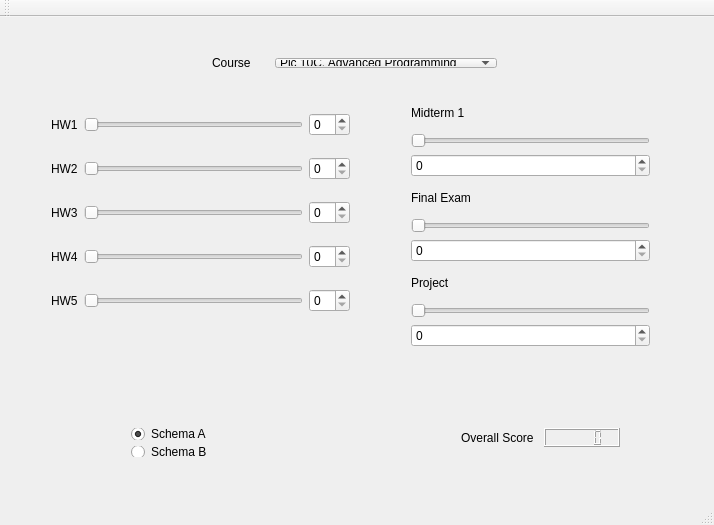
<?xml version="1.0" encoding="UTF-8"?>
<ui version="4.0">
 <class>GradeCalculator</class>
 <widget class="QMainWindow" name="GradeCalculator">
  <property name="geometry">
   <rect>
    <x>0</x>
    <y>0</y>
    <width>714</width>
    <height>525</height>
   </rect>
  </property>
  <property name="windowTitle">
   <string>GradeCalculator</string>
  </property>
  <widget class="QWidget" name="centralWidget">
   <widget class="QWidget" name="layoutWidget">
    <property name="geometry">
     <rect>
      <x>450</x>
      <y>400</y>
      <width>181</width>
      <height>41</height>
     </rect>
    </property>
    <layout class="QHBoxLayout" name="horizontalLayout_6">
     <item>
      <widget class="QLabel" name="label_result">
       <property name="text">
        <string>Overall Score</string>
       </property>
      </widget>
     </item>
     <item>
      <widget class="QLCDNumber" name="lcdNumber"/>
     </item>
    </layout>
   </widget>
   <widget class="QStackedWidget" name="stackedWidget">
    <property name="geometry">
     <rect>
      <x>20</x>
      <y>40</y>
      <width>671</width>
      <height>351</height>
     </rect>
    </property>
    <property name="currentIndex">
     <number>0</number>
    </property>
    <widget class="QWidget" name="page_3">
     <widget class="QWidget" name="layoutWidget_2">
      <property name="geometry">
       <rect>
        <x>380</x>
        <y>30</y>
        <width>261</width>
        <height>271</height>
       </rect>
      </property>
      <layout class="QVBoxLayout" name="verticalLayout_8">
       <item>
        <layout class="QVBoxLayout" name="verticalLayout_3">
         <item>
          <widget class="QLabel" name="label_6">
           <property name="text">
            <string>Midterm 1</string>
           </property>
          </widget>
         </item>
         <item>
          <layout class="QVBoxLayout" name="verticalLayout_2">
           <item>
            <layout class="QHBoxLayout" name="horizontalLayout_7">
             <item>
              <widget class="QSlider" name="horizontalSlider_6">
               <property name="maximum">
                <number>100</number>
               </property>
               <property name="orientation">
                <enum>Qt::Horizontal</enum>
               </property>
              </widget>
             </item>
            </layout>
           </item>
           <item>
            <widget class="QSpinBox" name="spinBox_6">
             <property name="maximum">
              <number>100</number>
             </property>
            </widget>
           </item>
          </layout>
         </item>
        </layout>
       </item>
       <item>
        <layout class="QVBoxLayout" name="verticalLayout_4">
         <item>
          <widget class="QLabel" name="label_7">
           <property name="text">
            <string>Final Exam</string>
           </property>
          </widget>
         </item>
         <item>
          <layout class="QVBoxLayout" name="verticalLayout_5">
           <item>
            <layout class="QHBoxLayout" name="horizontalLayout_8">
             <item>
              <widget class="QSlider" name="horizontalSlider_7">
               <property name="maximum">
                <number>100</number>
               </property>
               <property name="orientation">
                <enum>Qt::Horizontal</enum>
               </property>
              </widget>
             </item>
            </layout>
           </item>
           <item>
            <widget class="QSpinBox" name="spinBox_7">
             <property name="maximum">
              <number>100</number>
             </property>
            </widget>
           </item>
          </layout>
         </item>
        </layout>
       </item>
       <item>
        <layout class="QVBoxLayout" name="verticalLayout_6">
         <item>
          <widget class="QLabel" name="label_8">
           <property name="text">
            <string>Project</string>
           </property>
          </widget>
         </item>
         <item>
          <layout class="QVBoxLayout" name="verticalLayout_7">
           <item>
            <layout class="QHBoxLayout" name="horizontalLayout_9">
             <item>
              <widget class="QSlider" name="horizontalSlider_8">
               <property name="maximum">
                <number>100</number>
               </property>
               <property name="orientation">
                <enum>Qt::Horizontal</enum>
               </property>
              </widget>
             </item>
            </layout>
           </item>
           <item>
            <widget class="QSpinBox" name="spinBox_8">
             <property name="maximum">
              <number>100</number>
             </property>
            </widget>
           </item>
          </layout>
         </item>
        </layout>
       </item>
      </layout>
     </widget>
     <widget class="QWidget" name="layoutWidget_3">
      <property name="geometry">
       <rect>
        <x>20</x>
        <y>30</y>
        <width>321</width>
        <height>251</height>
       </rect>
      </property>
      <layout class="QVBoxLayout" name="verticalLayout">
       <item>
        <layout class="QHBoxLayout" name="horizontalLayout">
         <item>
          <widget class="QLabel" name="label">
           <property name="text">
            <string>HW1</string>
           </property>
          </widget>
         </item>
         <item>
          <widget class="QSlider" name="horizontalSlider">
           <property name="maximum">
            <number>20</number>
           </property>
           <property name="orientation">
            <enum>Qt::Horizontal</enum>
           </property>
          </widget>
         </item>
         <item>
          <widget class="QSpinBox" name="spinBox">
           <property name="maximum">
            <number>20</number>
           </property>
          </widget>
         </item>
        </layout>
       </item>
       <item>
        <layout class="QHBoxLayout" name="horizontalLayout_2">
         <item>
          <widget class="QLabel" name="label_2">
           <property name="text">
            <string>HW2</string>
           </property>
          </widget>
         </item>
         <item>
          <widget class="QSlider" name="horizontalSlider_2">
           <property name="maximum">
            <number>20</number>
           </property>
           <property name="orientation">
            <enum>Qt::Horizontal</enum>
           </property>
          </widget>
         </item>
         <item>
          <widget class="QSpinBox" name="spinBox_2">
           <property name="maximum">
            <number>20</number>
           </property>
          </widget>
         </item>
        </layout>
       </item>
       <item>
        <layout class="QHBoxLayout" name="horizontalLayout_3">
         <item>
          <widget class="QLabel" name="label_3">
           <property name="text">
            <string>HW3</string>
           </property>
          </widget>
         </item>
         <item>
          <widget class="QSlider" name="horizontalSlider_3">
           <property name="maximum">
            <number>20</number>
           </property>
           <property name="orientation">
            <enum>Qt::Horizontal</enum>
           </property>
          </widget>
         </item>
         <item>
          <widget class="QSpinBox" name="spinBox_3">
           <property name="maximum">
            <number>20</number>
           </property>
          </widget>
         </item>
        </layout>
       </item>
       <item>
        <layout class="QHBoxLayout" name="horizontalLayout_4">
         <item>
          <widget class="QLabel" name="label_4">
           <property name="text">
            <string>HW4</string>
           </property>
          </widget>
         </item>
         <item>
          <widget class="QSlider" name="horizontalSlider_4">
           <property name="maximum">
            <number>20</number>
           </property>
           <property name="orientation">
            <enum>Qt::Horizontal</enum>
           </property>
          </widget>
         </item>
         <item>
          <widget class="QSpinBox" name="spinBox_4">
           <property name="maximum">
            <number>20</number>
           </property>
          </widget>
         </item>
        </layout>
       </item>
       <item>
        <layout class="QHBoxLayout" name="horizontalLayout_5">
         <item>
          <widget class="QLabel" name="label_5">
           <property name="text">
            <string>HW5</string>
           </property>
          </widget>
         </item>
         <item>
          <widget class="QSlider" name="horizontalSlider_5">
           <property name="maximum">
            <number>20</number>
           </property>
           <property name="orientation">
            <enum>Qt::Horizontal</enum>
           </property>
          </widget>
         </item>
         <item>
          <widget class="QSpinBox" name="spinBox_5">
           <property name="maximum">
            <number>20</number>
           </property>
          </widget>
         </item>
        </layout>
       </item>
      </layout>
     </widget>
    </widget>
    <widget class="QWidget" name="page_4">
     <widget class="QWidget" name="layoutWidget_4">
      <property name="geometry">
       <rect>
        <x>380</x>
        <y>30</y>
        <width>261</width>
        <height>271</height>
       </rect>
      </property>
      <layout class="QVBoxLayout" name="verticalLayout_33">
       <item>
        <layout class="QVBoxLayout" name="verticalLayout_34">
         <item>
          <widget class="QLabel" name="label_33">
           <property name="text">
            <string>Midterm 1</string>
           </property>
          </widget>
         </item>
         <item>
          <layout class="QVBoxLayout" name="verticalLayout_35">
           <item>
            <layout class="QHBoxLayout" name="horizontalLayout_35">
             <item>
              <widget class="QSlider" name="horizontalSlider_33">
               <property name="maximum">
                <number>100</number>
               </property>
               <property name="orientation">
                <enum>Qt::Horizontal</enum>
               </property>
              </widget>
             </item>
            </layout>
           </item>
           <item>
            <widget class="QSpinBox" name="spinBox_33">
             <property name="maximum">
              <number>100</number>
             </property>
            </widget>
           </item>
          </layout>
         </item>
        </layout>
       </item>
       <item>
        <layout class="QVBoxLayout" name="verticalLayout_36">
         <item>
          <widget class="QLabel" name="label_34">
           <property name="text">
            <string>Midterm 2</string>
           </property>
          </widget>
         </item>
         <item>
          <layout class="QVBoxLayout" name="verticalLayout_37">
           <item>
            <layout class="QHBoxLayout" name="horizontalLayout_36">
             <item>
              <widget class="QSlider" name="horizontalSlider_34">
               <property name="maximum">
                <number>100</number>
               </property>
               <property name="orientation">
                <enum>Qt::Horizontal</enum>
               </property>
              </widget>
             </item>
            </layout>
           </item>
           <item>
            <widget class="QSpinBox" name="spinBox_34">
             <property name="maximum">
              <number>100</number>
             </property>
            </widget>
           </item>
          </layout>
         </item>
        </layout>
       </item>
       <item>
        <layout class="QVBoxLayout" name="verticalLayout_38">
         <item>
          <widget class="QLabel" name="label_35">
           <property name="text">
            <string>Final Exam</string>
           </property>
          </widget>
         </item>
         <item>
          <layout class="QVBoxLayout" name="verticalLayout_39">
           <item>
            <layout class="QHBoxLayout" name="horizontalLayout_37">
             <item>
              <widget class="QSlider" name="horizontalSlider_35">
               <property name="maximum">
                <number>100</number>
               </property>
               <property name="orientation">
                <enum>Qt::Horizontal</enum>
               </property>
              </widget>
             </item>
            </layout>
           </item>
           <item>
            <widget class="QSpinBox" name="spinBox_35">
             <property name="maximum">
              <number>100</number>
             </property>
            </widget>
           </item>
          </layout>
         </item>
        </layout>
       </item>
      </layout>
     </widget>
     <widget class="QWidget" name="">
      <property name="geometry">
       <rect>
        <x>20</x>
        <y>30</y>
        <width>321</width>
        <height>331</height>
       </rect>
      </property>
      <layout class="QVBoxLayout" name="verticalLayout_40">
       <item>
        <layout class="QHBoxLayout" name="horizontalLayout_38">
         <item>
          <widget class="QLabel" name="label_36">
           <property name="text">
            <string>HW1</string>
           </property>
          </widget>
         </item>
         <item>
          <widget class="QSlider" name="horizontalSlider_36">
           <property name="maximum">
            <number>20</number>
           </property>
           <property name="orientation">
            <enum>Qt::Horizontal</enum>
           </property>
          </widget>
         </item>
         <item>
          <widget class="QSpinBox" name="spinBox_36">
           <property name="maximum">
            <number>20</number>
           </property>
          </widget>
         </item>
        </layout>
       </item>
       <item>
        <layout class="QHBoxLayout" name="horizontalLayout_39">
         <item>
          <widget class="QLabel" name="label_37">
           <property name="text">
            <string>HW2</string>
           </property>
          </widget>
         </item>
         <item>
          <widget class="QSlider" name="horizontalSlider_37">
           <property name="maximum">
            <number>20</number>
           </property>
           <property name="orientation">
            <enum>Qt::Horizontal</enum>
           </property>
          </widget>
         </item>
         <item>
          <widget class="QSpinBox" name="spinBox_37">
           <property name="maximum">
            <number>20</number>
           </property>
          </widget>
         </item>
        </layout>
       </item>
       <item>
        <layout class="QHBoxLayout" name="horizontalLayout_40">
         <item>
          <widget class="QLabel" name="label_38">
           <property name="text">
            <string>HW3</string>
           </property>
          </widget>
         </item>
         <item>
          <widget class="QSlider" name="horizontalSlider_38">
           <property name="maximum">
            <number>20</number>
           </property>
           <property name="orientation">
            <enum>Qt::Horizontal</enum>
           </property>
          </widget>
         </item>
         <item>
          <widget class="QSpinBox" name="spinBox_38">
           <property name="maximum">
            <number>20</number>
           </property>
          </widget>
         </item>
        </layout>
       </item>
       <item>
        <layout class="QHBoxLayout" name="horizontalLayout_41">
         <item>
          <widget class="QLabel" name="label_39">
           <property name="text">
            <string>HW4</string>
           </property>
          </widget>
         </item>
         <item>
          <widget class="QSlider" name="horizontalSlider_39">
           <property name="maximum">
            <number>20</number>
           </property>
           <property name="orientation">
            <enum>Qt::Horizontal</enum>
           </property>
          </widget>
         </item>
         <item>
          <widget class="QSpinBox" name="spinBox_39">
           <property name="maximum">
            <number>20</number>
           </property>
          </widget>
         </item>
        </layout>
       </item>
       <item>
        <layout class="QHBoxLayout" name="horizontalLayout_42">
         <item>
          <widget class="QLabel" name="label_40">
           <property name="text">
            <string>HW5</string>
           </property>
          </widget>
         </item>
         <item>
          <widget class="QSlider" name="horizontalSlider_40">
           <property name="maximum">
            <number>20</number>
           </property>
           <property name="orientation">
            <enum>Qt::Horizontal</enum>
           </property>
          </widget>
         </item>
         <item>
          <widget class="QSpinBox" name="spinBox_40">
           <property name="maximum">
            <number>20</number>
           </property>
          </widget>
         </item>
        </layout>
       </item>
       <item>
        <layout class="QHBoxLayout" name="horizontalLayout_46">
         <item>
          <widget class="QLabel" name="label_44">
           <property name="text">
            <string>HW6</string>
           </property>
          </widget>
         </item>
         <item>
          <widget class="QSlider" name="horizontalSlider_44">
           <property name="maximum">
            <number>20</number>
           </property>
           <property name="orientation">
            <enum>Qt::Horizontal</enum>
           </property>
          </widget>
         </item>
         <item>
          <widget class="QSpinBox" name="spinBox_44">
           <property name="maximum">
            <number>20</number>
           </property>
          </widget>
         </item>
        </layout>
       </item>
       <item>
        <layout class="QHBoxLayout" name="horizontalLayout_47">
         <item>
          <widget class="QLabel" name="label_45">
           <property name="text">
            <string>HW7</string>
           </property>
          </widget>
         </item>
         <item>
          <widget class="QSlider" name="horizontalSlider_45">
           <property name="maximum">
            <number>20</number>
           </property>
           <property name="orientation">
            <enum>Qt::Horizontal</enum>
           </property>
          </widget>
         </item>
         <item>
          <widget class="QSpinBox" name="spinBox_45">
           <property name="maximum">
            <number>20</number>
           </property>
          </widget>
         </item>
        </layout>
       </item>
       <item>
        <layout class="QHBoxLayout" name="horizontalLayout_48">
         <item>
          <widget class="QLabel" name="label_46">
           <property name="text">
            <string>HW8</string>
           </property>
          </widget>
         </item>
         <item>
          <widget class="QSlider" name="horizontalSlider_46">
           <property name="maximum">
            <number>20</number>
           </property>
           <property name="orientation">
            <enum>Qt::Horizontal</enum>
           </property>
          </widget>
         </item>
         <item>
          <widget class="QSpinBox" name="spinBox_46">
           <property name="maximum">
            <number>20</number>
           </property>
          </widget>
         </item>
        </layout>
       </item>
      </layout>
     </widget>
    </widget>
   </widget>
   <widget class="QWidget" name="">
    <property name="geometry">
     <rect>
      <x>120</x>
      <y>400</y>
      <width>101</width>
      <height>51</height>
     </rect>
    </property>
    <layout class="QVBoxLayout" name="verticalLayout_9">
     <item>
      <widget class="QRadioButton" name="radioButton">
       <property name="text">
        <string>Schema A</string>
       </property>
       <property name="checked">
        <bool>true</bool>
       </property>
      </widget>
     </item>
     <item>
      <widget class="QRadioButton" name="radioButton_2">
       <property name="text">
        <string>Schema B</string>
       </property>
      </widget>
     </item>
    </layout>
   </widget>
   <widget class="QWidget" name="">
    <property name="geometry">
     <rect>
      <x>201</x>
      <y>30</y>
      <width>307</width>
      <height>32</height>
     </rect>
    </property>
    <layout class="QHBoxLayout" name="horizontalLayout_49">
     <item>
      <widget class="QLabel" name="label_47">
       <property name="text">
        <string>Course</string>
       </property>
      </widget>
     </item>
     <item>
      <widget class="QComboBox" name="comboBox">
       <property name="currentIndex">
        <number>0</number>
       </property>
       <item>
        <property name="text">
         <string>Pic 10C. Advanced Programming</string>
        </property>
       </item>
       <item>
        <property name="text">
         <string>Pic 10B. Intermediate Programming</string>
        </property>
       </item>
      </widget>
     </item>
    </layout>
   </widget>
  </widget>
  <widget class="QMenuBar" name="menuBar">
   <property name="geometry">
    <rect>
     <x>0</x>
     <y>0</y>
     <width>714</width>
     <height>22</height>
    </rect>
   </property>
  </widget>
  <widget class="QToolBar" name="mainToolBar">
   <attribute name="toolBarArea">
    <enum>TopToolBarArea</enum>
   </attribute>
   <attribute name="toolBarBreak">
    <bool>false</bool>
   </attribute>
  </widget>
  <widget class="QStatusBar" name="statusBar"/>
 </widget>
 <layoutdefault spacing="6" margin="11"/>
 <resources/>
 <connections/>
</ui>
